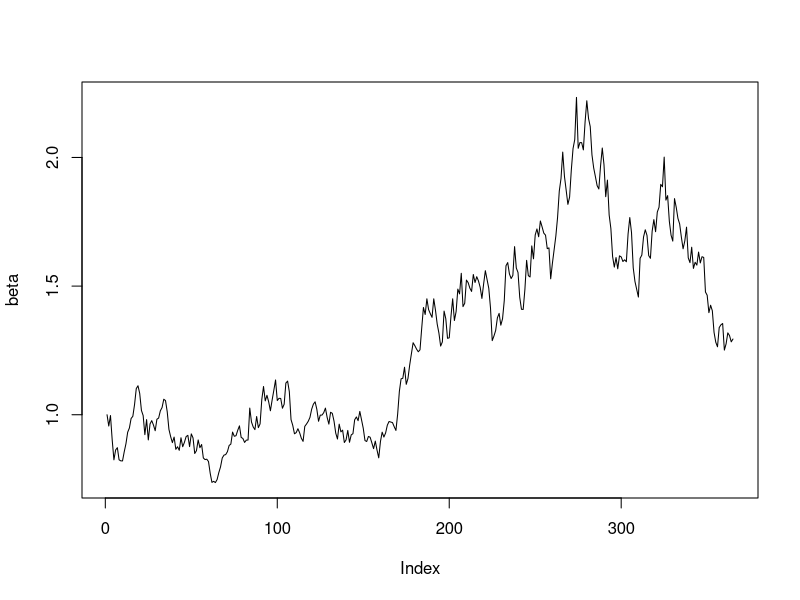
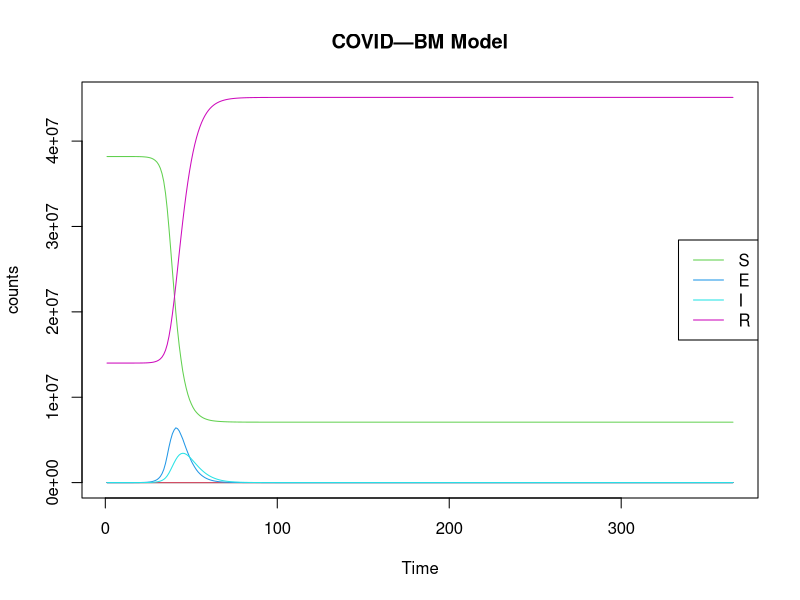
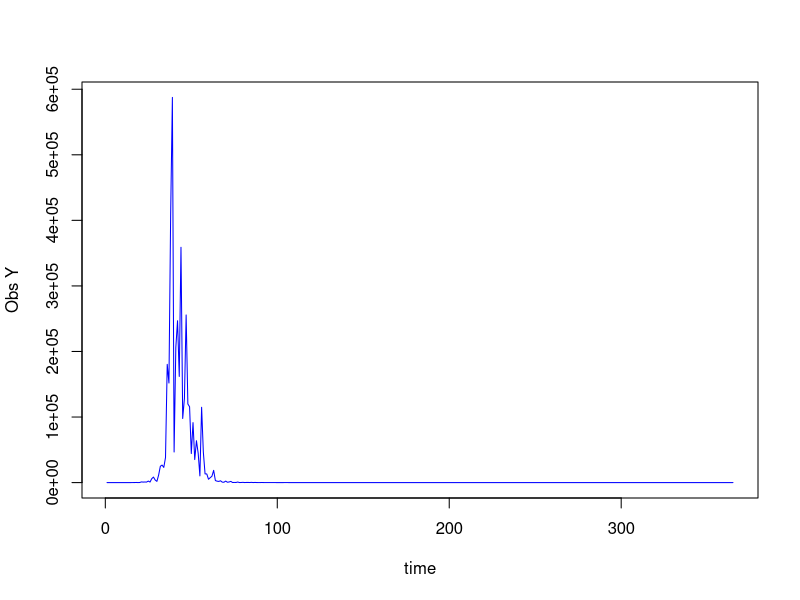
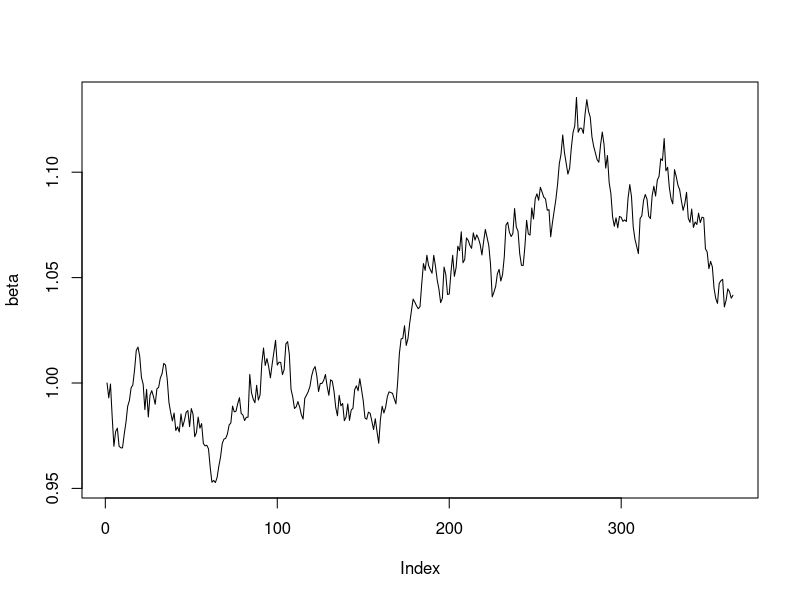
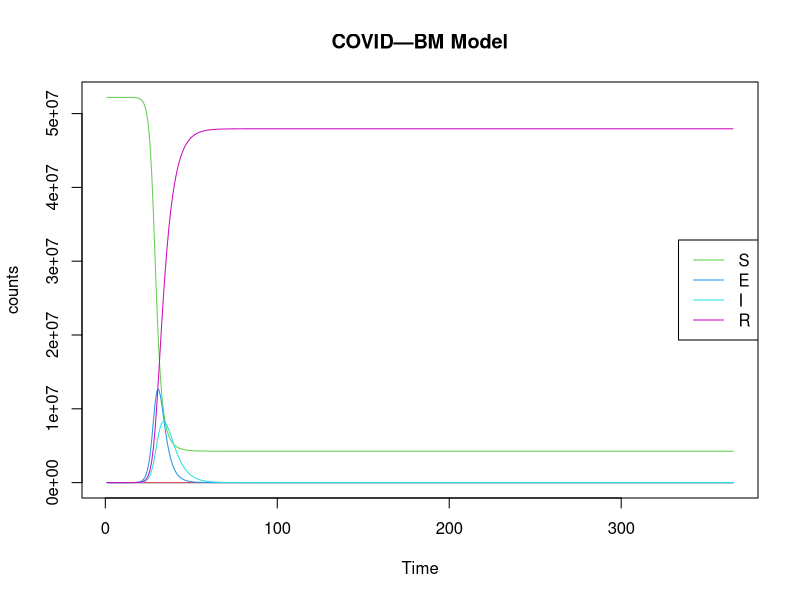
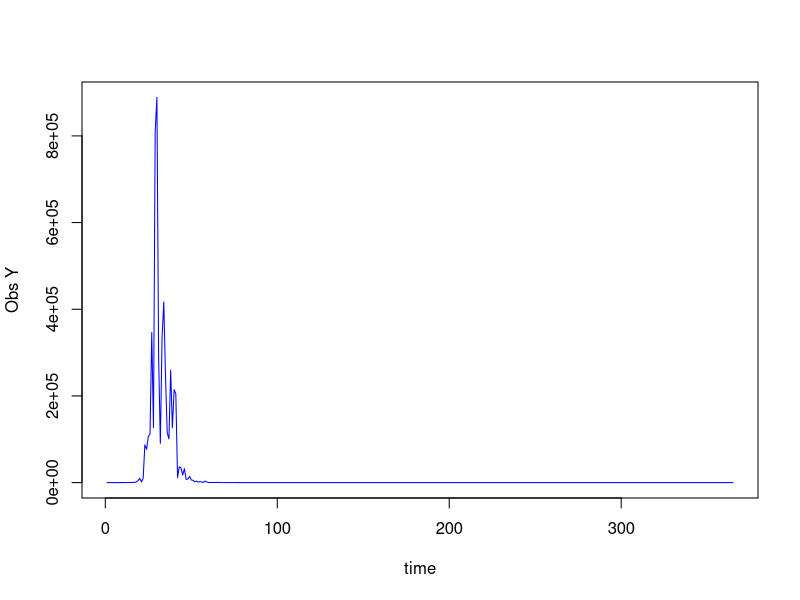
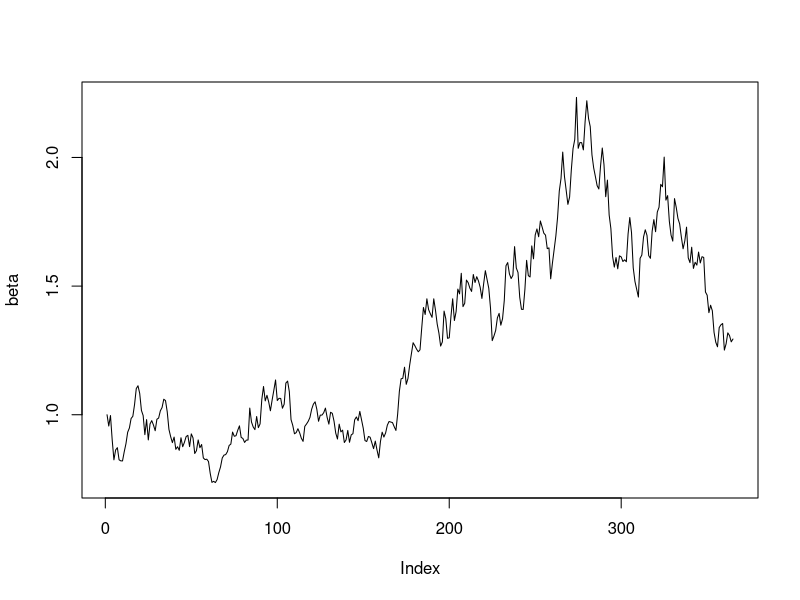
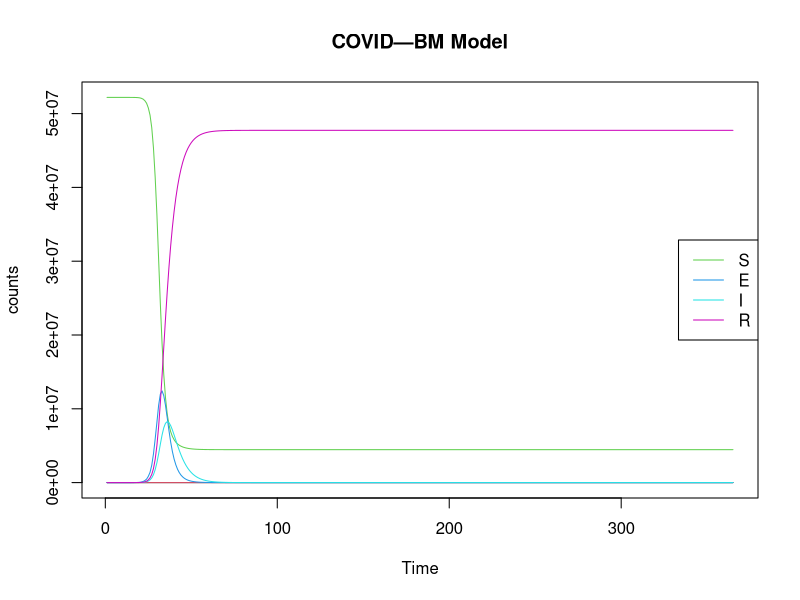

Recreate these plots in R, in order.
rm(list=ls())
require(deSolve)
set.seed(001213)   #random seed 0012 00122 00124 00129 001211 001213 1215 1216 1219 1222
times <- 1:365     #1224
N=52196381
sigma <- 0.4
## first, simulate a set of random deviates
e <- rnorm(n = length(times) - 1, sd = sqrt(0.01))
## now compute their cumulative sum
e <- c(0, cumsum(e))


beta<- exp(sigma*e)
plot(beta,type='l')
write.csv(beta,"simulatecovidbeta.csv")


#Main ODE Model
Covid_OU <- function(time, current_state, params){
  
  with(as.list(c(current_state, params)),{
    
    N <- S+E+I+R
    dt <- 1
    dS <- -beta[t]*S*(E+0.1*I)/N
    dE <- beta[t]*S*(E+0.1*I)/N - E*(1/k+1/gamma)
    dI <- E/k-I*(1/gamma+0.0087)
    dR <- (I+E)/gamma+0.0087*I
    
    return(list(c( dt, dS, dE, dI, dR)))
  })
}
params <- c(k=7, gamma=5)   #Trial: k=5 & gamma=5; k=7 & gamma=5

library('truncnorm')
R0 <- rtruncnorm(1, a=0, b=1, mean = 0.15, sd = 0.15)
E0 <-runif(1,-16, -9)
I0 <-runif(1,-16, -9)
#x <-runif(1, -5,2)
S <- N
R <- R0*S
S <- S - R

E <- exp(E0 + log(S))
S <- S - E
I <- exp(I0 + log(S))
S <- S - I

initial_state<- c(t=1, S=S, E=E, I=I, R=R)
#initial_state <- c(t=1,S=52196380, E=1, I=0, R=0)
model4 <- ode(initial_state, times, Covid_OU, params)

summary(model4)

matplot(model4, type="l", lty=1, main="COVID—BM Model",ylab="counts", xlab="Time")
legend <- colnames(model4)[3:6]
legend("right", legend=legend, col=3:6, lty = 1)
Z1 <-model4[,4]/7

tau1 <- 0.8#runif(1,0,1)
Y1 <-vector(length = 365)
for (i in 1:365){
  #Y1[i]<- rlnorm(1,log(Z1[i,]/5),tau1)
  Y1[i]<- rlnorm(1,log(Z1[i]/5),tau1)
}
plot(Y1,type='l',ylab="Obs Y",xlab="time",col="blue")
write.csv(Y1,"Covidbm_Y1.csv")
write.csv(model4,"Covidbm1.csv")
######################################################################################
#Resimulate Covid-BM data with fixed initial state values
rm(list=ls())
require(deSolve)
set.seed(001213)   #random seed 0012 00122 00124 00129 001211 001213 1215 1216 1219 1222
times <- 1:365     #1224
N=52196381
sigma <- sqrt(0.004)
## first, simulate a set of random deviates
e <- rnorm(n = length(times) - 1, sd = sqrt(0.01))
## now compute their cumulative sum
e <- c(0, cumsum(e))


beta<- exp(sigma*e)
plot(beta,type='l')
write.csv(beta,"simulatecovidbeta1.csv")


#Main ODE Model
Covid_OU <- function(time, current_state, params){
  
  with(as.list(c(current_state, params)),{
    
    N <- S+E+I+R
    dt <- 1
    dS <- -beta[t]*S*(E+0.1*I)/N
    dE <- beta[t]*S*(E+0.1*I)/N - E*(1/k+1/gamma)
    dI <- E/k-I*(1/gamma+0.0087)
    dR <- (I+E)/gamma+0.0087*I
    
    return(list(c( dt, dS, dE, dI, dR)))
  })
}
params <- c(k=5, gamma=5)   #Trial: k=5 & gamma=5; k=7 & gamma=5

S <- N-1
E <- 1
R <- 0
I <- 0

initial_state<- c(t=1, S=S, E=E, I=I, R=R)
#initial_state <- c(t=1,S=52196380, E=1, I=0, R=0)
model11 <- ode(initial_state, times, Covid_OU, params)

summary(model11)

matplot(model11, type="l", lty=1, main="COVID—BM Model",ylab="counts", xlab="Time")
legend <- colnames(model11)[3:6]
legend("right", legend=legend, col=3:6, lty = 1)
Z11 <-model11[,4]/5

tau11 <- 0.8#runif(1,0,1)
Y11 <-vector(length = 365)
for (i in 1:365){
  #Y1[i]<- rlnorm(1,log(Z1[i,]/5),tau1)
  Y11[i]<- rlnorm(1,log(Z11[i]/5),tau11)
}
plot(Y11,type='l',ylab="Obs Y",xlab="time",col="blue")
write.csv(Y11,"Covidbm_Y11.csv")
write.csv(model11,"Covidbm11.csv")
######################################################################################
#Resimulate Covid-BM data with replaced sigma value
rm(list=ls())
require(deSolve)
set.seed(001213)   #random seed 0012 00122 00124 00129 001211 001213 1215 1216 1219 1222
times <- 1:365     #1224
N=52196381
sigma <- 0.4
## first, simulate a set of random deviates
e <- rnorm(n = length(times) - 1, sd = sqrt(0.01))
## now compute their cumulative sum
e <- c(0, cumsum(e))


beta<- exp(sigma*e)
plot(beta,type='l')
write.csv(beta,"simulatecovidbeta2.csv")


#Main ODE Model
Covid_OU <- function(time, current_state, params){
  
  with(as.list(c(current_state, params)),{
    
    N <- S+E+I+R
    dt <- 1
    dS <- -beta[t]*S*(E+0.1*I)/N
    dE <- beta[t]*S*(E+0.1*I)/N - E*(1/k+1/gamma)
    dI <- E/k-I*(1/gamma+0.0087)
    dR <- (I+E)/gamma+0.0087*I
    
    return(list(c( dt, dS, dE, dI, dR)))
  })
}
params <- c(k=5, gamma=5)   #Trial: k=5 & gamma=5; k=7 & gamma=5

S <- N-1
E <- 1
R <- 0
I <- 0

initial_state<- c(t=1, S=S, E=E, I=I, R=R)
#initial_state <- c(t=1,S=52196380, E=1, I=0, R=0)
model12 <- ode(initial_state, times, Covid_OU, params)

summary(model12)

matplot(model12, type="l", lty=1, main="COVID—BM Model",ylab="counts", xlab="Time")
legend <- colnames(model12)[3:6]
legend("right", legend=legend, col=3:6, lty = 1)
Z12 <-model12[,4]/5

tau12 <- 0.8#runif(1,0,1)
Y12 <-vector(length = 365)
for (i in 1:365){
  #Y1[i]<- rlnorm(1,log(Z1[i,]/5),tau1)
  Y12[i]<- rlnorm(1,log(Z12[i]/5),tau12)
}
plot(Y12,type='l',ylab="Obs Y",xlab="time",col="blue")
write.csv(Y12,"Covidbm_Y12.csv")
write.csv(model12,"Covidbm12.csv")
